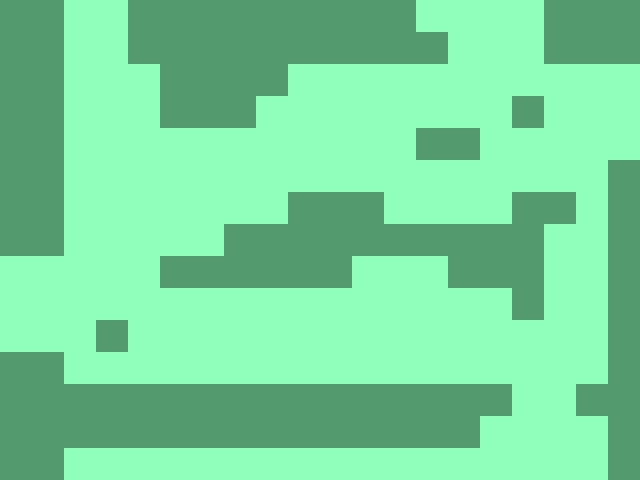

A level layout from a 2D game, rendered from its tile map. Below: a short description, then the map file with tile-grid data replaced by summaries:
An orthogonal 20x15 tile map with 32x32 px tiles, 2 tile layers (floor1, COLLISIONS), 2 tilesets and 10 objects (TL, TR, L, B, R, ...).

<map version="1.0" orientation="orthogonal" width="20" height="15" tilewidth="32" tileheight="32">
 <tileset firstgid="1" source="collisions.tsx" />
 <tileset firstgid="1025" source="tiles.tsx" />
 <layer name="floor1" width="20" height="15">
  <data>[300 cells, 300 non-empty, 2 distinct tile ids]</data>
 </layer>
 <layer name="COLLISIONS" width="20" height="15">
  <data>[300 cells, 0 non-empty, 0 distinct tile ids]</data>
 </layer>
 <objectgroup name="spawns" width="20" height="15">
  <object name="TL" x="92" y="56" width="12" height="12">
   <properties>
    <property name="destination" value="TL" />
   </properties>
  </object>
  <object name="TR" x="505" y="46" width="26" height="29">
   <properties>
    <property name="destination" value="TR" />
   </properties>
  </object>
  <object name="L" x="30" y="322" width="12" height="12">
   <properties>
    <property name="destination" value="L" />
   </properties>
  </object>
  <object name="B" x="476" y="355" width="12" height="12">
   <properties>
    <property name="destination" value="B" />
   </properties>
  </object>
  <object name="R" x="610" y="125" width="12" height="12">
   <properties>
    <property name="destination" value="R" />
   </properties>
  </object>
  <object name="warpTL" x="62" y="-12" width="65" height="23">
   <properties>
    <property name="warp" value="hubupgate_L" />
   </properties>
  </object>
  <object name="warpTR" x="417" y="-15" width="124" height="22">
   <properties>
    <property name="warp" value="hubupgate_R" />
   </properties>
  </object>
  <object name="warpR" x="631" y="66" width="16" height="91">
   <properties>
    <property name="warp" value="hubrightgate_L" />
   </properties>
  </object>
  <object name="warpB" x="480" y="474" width="123" height="16">
   <properties>
    <property name="warp" value="hubdowngate_T" />
   </properties>
  </object>
  <object name="warpL" x="-26" y="258" width="33" height="91">
   <properties>
    <property name="warp" value="hubleftgate_R" />
   </properties>
  </object>
 </objectgroup>
</map>
